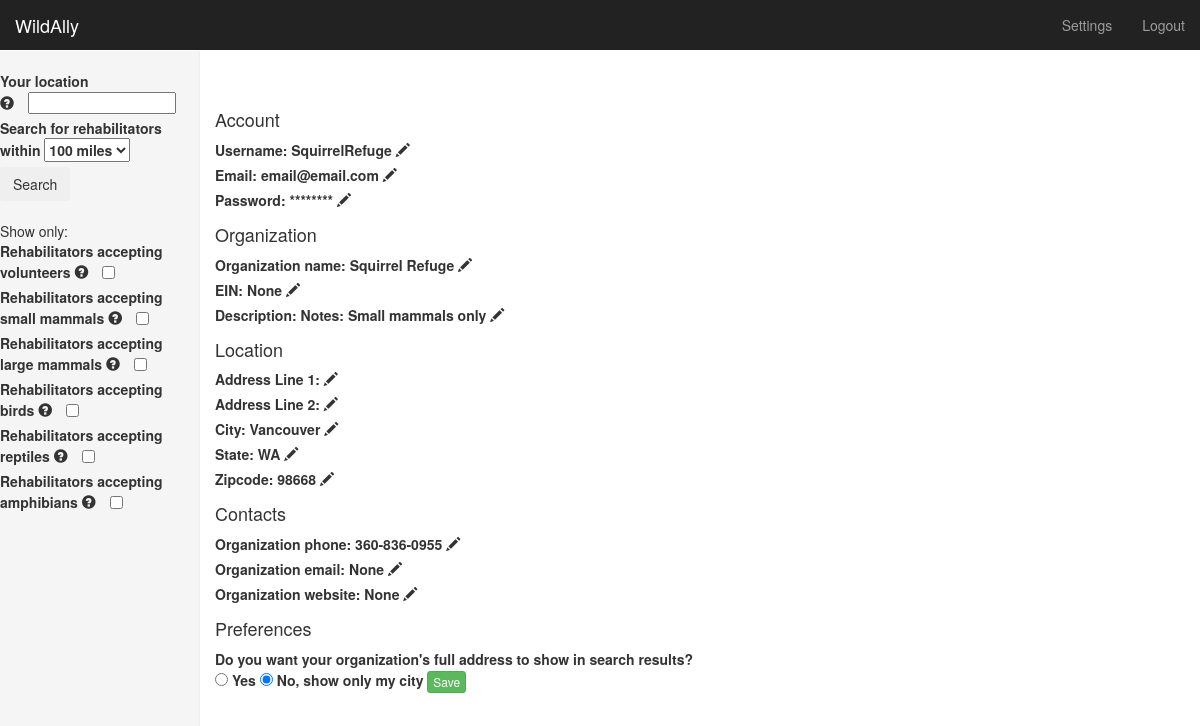
The app's page /settings (signed in), older data.
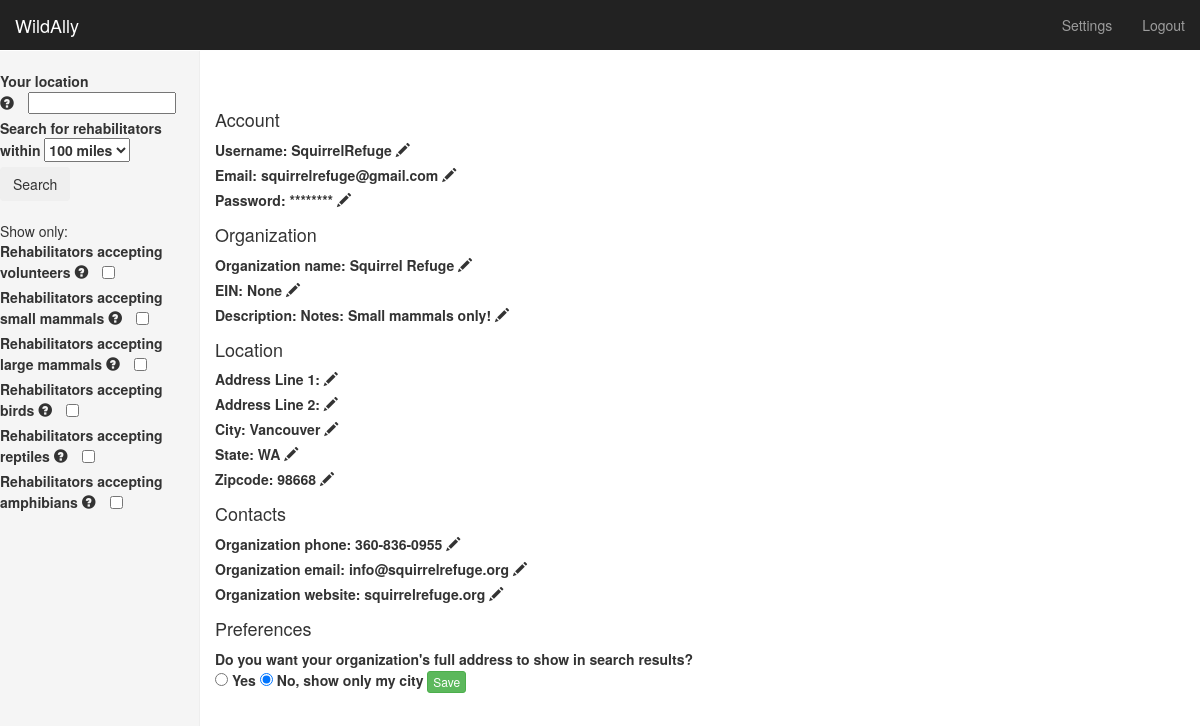
The same page, newer data.
### model.py (models this page shows, shortened)
class User(db.Model):
    __tablename__ = "users"
    id = db.Column(db.Integer, nullable=False, primary_key=True, autoincrement=True)
    email = db.Column(db.String(100), nullable=False)
    username = db.Column(db.String(50), unique=True, nullable=False)
    password = db.Column(db.String(500), nullable=False)
    account_made = db.Column(db.DateTime, nullable=False)
    last_login = db.Column(db.DateTime)

class Org(db.Model):
    __tablename__ = "orgs"
    id = db.Column(db.Integer, nullable=False, primary_key=True, autoincrement=True)
    user_id = db.Column(db.Integer, db.ForeignKey('users.id'))
    name = db.Column(db.String(100), nullable=False)
    ein = db.Column(db.String(9))
    show_address = db.Column(db.Boolean, nullable=False)
    address1 = db.Column(db.String(100))
    address2 = db.Column(db.String(100))
    city = db.Column(db.String(50), nullable=False)
    state = db.Column(db.String(2), nullable=False)
    zipcode = db.Column(db.String(5))
    desc = db.Column(db.Text)
    phone = db.Column(db.Integer)
    email = db.Column(db.String(100))
    website = db.Column(db.String(100))
    accept_animals = db.Column(db.Boolean)
    accept_volunteers = db.Column(db.Boolean)
    user = db.relationship("User",
                            backref=db.backref("org"))

### server.py (the view)
@app.route('/settings')
def manage_account():
    user_id = session['user_id']
    user = db.session.query(User).filter(User.id == user_id).first()
    org = db.session.query(Org).filter(Org.user_id == user_id).first()
    if org:
        is_org = 1
    else:
        is_org = 0
    return render_template('settings.html', is_org=is_org,
                                            username=user.username,
                                            email=user.email,
                                            org_name=org.name,
                                            ein=org.ein,
                                            show_address=org.show_address,
                                            address1=org.address1,
                                            address2=org.address2,
                                            city=org.city,
                                            state=org.state,
                                            zipcode=org.zipcode,
                                            desc=org.desc,
                                            phone=org.phone,
                                            org_email= org.email,
                                            website=org.website,
                                            accept_animals=org.accept_animals,
                                            accept_volunteers=org.accept_volunteers)

### templates/settings.html (shortened to what this page needs)
{% extends "base.html" %}
  {% block content %}
<h4>Account</h4>
    <label for='username'>Username: <span id="current-username">{{ username }}</span>
        <span id="edit-username" class="glyphicon glyphicon-pencil click-to-edit" aria-hidden="true"></span>
    </label><br />
    <label for='email'>Email: <span id="current-email">{{ email }}</span>
        <span id="edit-email" class="glyphicon glyphicon-pencil click-to-edit" aria-hidden="true"></span>
    </label><br />
    <label for='password'>Password: <span id="current-password">********</span>
        <span id="edit-password" class="glyphicon glyphicon-pencil click-to-edit" aria-hidden="true"></span>
    </label><br />
{% if is_org == 1 %}
<h4>Organization</h4>
    <label for='org-name' class='org-field'>Organization name: <span id="current-org-name">{{ org_name }}</span>
        <span id="edit-org-name" class="glyphicon glyphicon-pencil click-to-edit" aria-hidden="true"></span>
    </label><br />
    <label for='ein' class='org-field'>EIN: <span id="current-ein">{{ ein }}</span>
        <span id="edit-ein" class="glyphicon glyphicon-pencil click-to-edit" aria-hidden="true"></span>
    </label><br />
    <label for='desc' class='org-field'>Description: <span id="current-desc">{{ desc }}</span>
        <span id="edit-desc" class="glyphicon glyphicon-pencil click-to-edit" aria-hidden="true"></span>
    </label><br />
<h4>Location</h4>
    <label for='address1' class='org-field'>Address Line 1:
        <span id="edit-address1" class="glyphicon glyphicon-pencil click-to-edit" aria-hidden="true"></span>
    </label><br />
    <label for='address2' class='org-field'>Address Line 2:
        <span id="edit-address2" class="glyphicon glyphicon-pencil click-to-edit" aria-hidden="true"></span>
    </label><br />
    <label for='city' class='org-field'>City: <span id="current-city">{{ city }}</span>
        <span id="edit-city" class="glyphicon glyphicon-pencil click-to-edit" aria-hidden="true"></span>
    </label><br />
    <label for='state' class='org-field'>State: <span id="current-state">{{ state }}</span>
        <span id="edit-state" class="glyphicon glyphicon-pencil click-to-edit" aria-hidden="true"></span>
    </label><br />
    <label for='zipcode' class='org-field'>Zipcode: <span id="current-zipcode">{{ zipcode }}</span>
        <span id="edit-zipcode" class="glyphicon glyphicon-pencil click-to-edit" aria-hidden="true"></span>
    </label><br />
<h4>Contacts</h4>
    <label for='phone' class='org-field'>Organization phone: <span id="current-phone">{{ phone }}</span>
        <span id="edit-phone" class="glyphicon glyphicon-pencil click-to-edit" aria-hidden="true"></span>
    </label><br />
    <label for='org-email' class='org-field'>Organization email: <span id="current-org-email">{{ org_email }}</span>
        <span id="edit-org-email" class="glyphicon glyphicon-pencil click-to-edit" aria-hidden="true"></span>
    </label><br />
    <label for='website' class='org-field'>Organization website: <span id="current-website">{{ website }}</span>
        <span id="edit-website" class="glyphicon glyphicon-pencil click-to-edit" aria-hidden="true"></span>
    </label><br />
<h4>Preferences</h4>
    <label for='is-org' class='org-field'>Do you want your organization's full address to show in search results?<br />
        {% if show_address == 1 %}
        <input type='radio' name='show_address' value='1' checked='checked'> Yes
        <input type='radio' name='show_address' value='0'> No, show only my city
        {% else %}
        <input type='radio' name='show_address' value='1'> Yes
        <input type='radio' name='show_address' value='0' checked='checked'> No, show only my city
        <button type="button" id="click-to-save-radio button-show_address" class="btn btn-success btn-xs">Save</button>
        {% endif %}
    </label><br />
    {% endif %}
  {% endblock %}

### templates/base.html (shortened to what this page needs)
<!DOCTYPE html>
<html>
<head>
  <link rel="stylesheet" type="text/css" href="https://maxcdn.bootstrapcdn.com/bootstrap/3.3.5/css/bootstrap.min.css">
  <link rel="stylesheet" type="text/css" href="static/style.css">
</head>
    <nav class="navbar navbar-inverse navbar-fixed-top">
      <div class="container-fluid">
    <div class="navbar-header">
      <a class="navbar-brand" href="#">WildAlly
      </a>
    </div>
     <ul class="nav navbar-nav navbar-right">
      {% if session['user_id'] %}
          <li><a href="/settings">Settings</a></li>
          <li><a href="/logout">Logout</a></li>
      {% else %}
          <li><a href="/new">Register</a><li>
          <li><a href="/login">Login</a><li>
{% endif %}
      </ul>
  </div>
</nav>
<body>
  <div class="container-fluid">
      <div class="row">
        <div class="col-sm-3 col-md-2 sidebar">
          <ul class="nav nav-sidebar">
            <li><label for='address-entry'>Your location <span class="glyphicon glyphicon-question-sign" aria-hidden="true">
                <input type='text' id='address-entry'></label></li>
            <li><label for='search-range'>Search for rehabilitators within
                <select>
                    <option value="100" selected="selected">100 miles</option>
                </select>
              </label></li>
              <li><button type="button" class="btn" id="submit-address">Search</button></li>
          </ul>
          <ul class="nav nav-sidebar">
                <li>Show only:</li>
                <li><label for='accepting-volunteers'>Rehabilitators accepting volunteers <span class="glyphicon glyphicon-question-sign" aria-hidden="true">
                <input type='checkbox' class='map-filter-cb' id='accepting-volunteers' name='accepting-volunteers'></label></li>
                <li><label for='2-accepting-small-mammals'>Rehabilitators accepting small mammals <span class="glyphicon glyphicon-question-sign" aria-hidden="true">
                <input type='checkbox' class='map-filter-cb' id='2-accepting-small-mammals' name='2-accepting-small-mammals'></label></li>
                <li><label for='3-accepting-large-mammals'>Rehabilitators accepting large mammals <span class="glyphicon glyphicon-question-sign" aria-hidden="true">
                <input type='checkbox' class='map-filter-cb' id='3-accepting-large-mammals' name='3-accepting-large-mammals'></label></li>
                <li><label for='4-accepting-birds'>Rehabilitators accepting birds <span class="glyphicon glyphicon-question-sign" aria-hidden="true">
                <input type='checkbox' class='map-filter-cb' id='4-accepting-birds' name='4-accepting-birds'></label></li>
                <li><label for='8-accepting-reptiles'>Rehabilitators accepting reptiles <span class="glyphicon glyphicon-question-sign" aria-hidden="true">
                <input type='checkbox' class='map-filter-cb' id='8-accepting-reptiles' name='8-accepting-reptiles'></label></li>
                <li><label for='9-accepting-amphibians'>Rehabilitators accepting amphibians <span class="glyphicon glyphicon-question-sign" aria-hidden="true">
                <input type='checkbox' class='map-filter-cb' id='9-accepting-amphibians' name='9-accepting-amphibians'></label></li>
          </ul>
        </div>
        <div class="col-sm-9 col-sm-offset-3 col-md-10 col-md-offset-2 main">
  {% block content %} Content {% endblock %}
</div>
</div>
</div>
</body>
</html>

### static/style.css (style rules this page uses)
html, body { height: 100%; margin: 0; padding: 0; }
body { padding-top: 100px; }
.navbar-fixed-top { border: 0; }
.sidebar { display: none; }
@media (min-width: 768px) { .sidebar { position: fixed; top: 51px; bottom: 0; left: 0; z-index: 1000; display: block; padding: 20px; overflow-x: hidden; overflow-y: auto; background-color: #f5f5f5; border-right: 1px solid #eee; } }
.nav-sidebar { margin-right: -21px; margin-bottom: 20px; margin-left: -20px; }

Row changes from the older to the newer data that the page shows:
changed User "SquirrelRefuge": email "email@email.com" → "squirrelrefuge@gmail.com"
changed Org "Squirrel Refuge": desc "Notes: Small mammals only" → "Notes: Small mammals only!"; email (not shown) → "info@squirrelrefuge.org"; website (not shown) → "squirrelrefuge.org"
Text that changed along with them:
{{ org_email }}: "None" → (not shown)
{{ website }}: "None" → (not shown)
